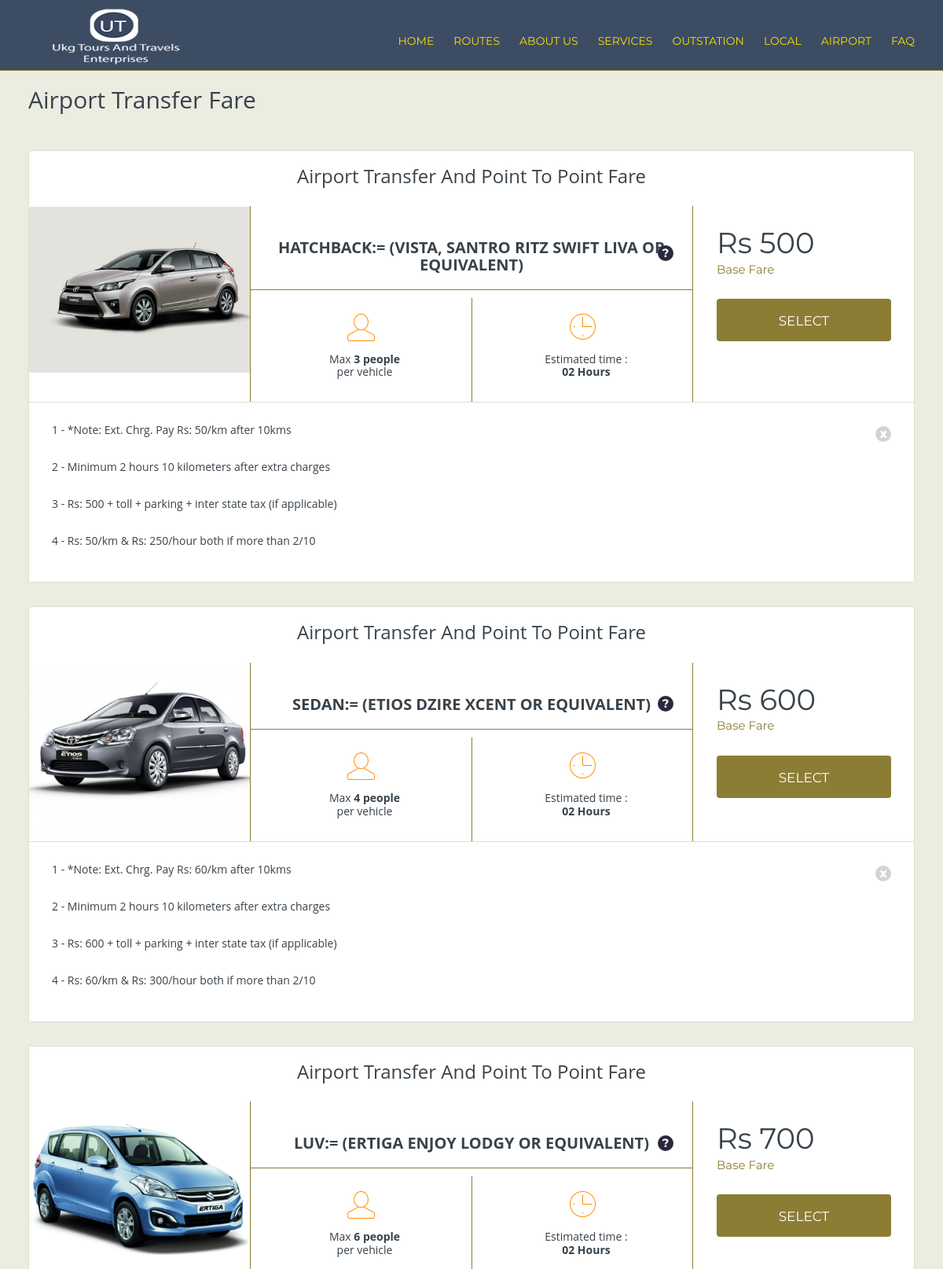
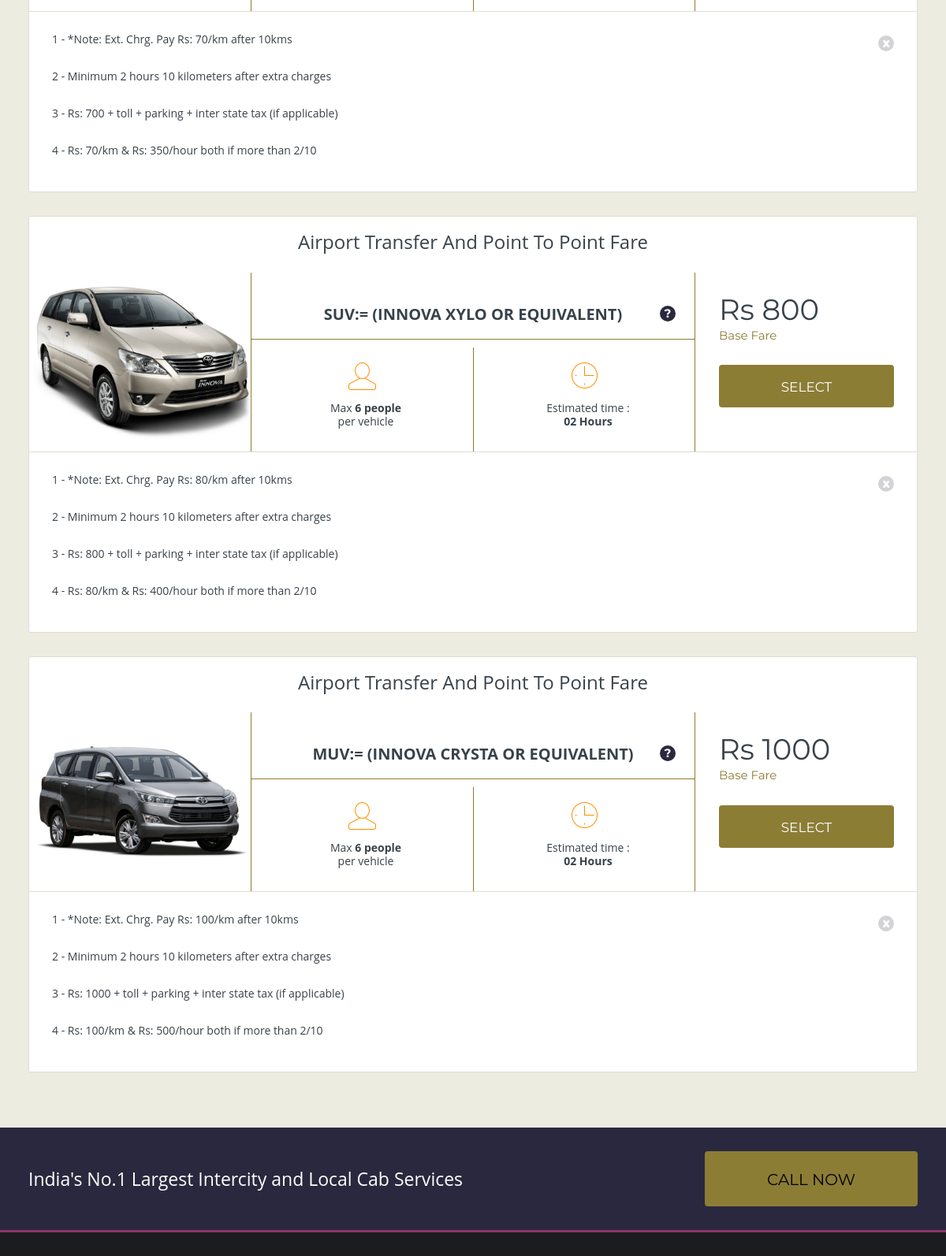
The app's page /airport-fare.php (upper part) with its own data (2 pictures, top to bottom).
### tables this page shows
CREATE TABLE `airportfare` (
  `id` int(11) NOT NULL,
  `package_name` varchar(300) DEFAULT NULL,
  `cabtype` varchar(100) DEFAULT NULL,
  `car` varchar(100) DEFAULT NULL,
  `cab_rate` int(11) DEFAULT NULL,
  `distance` varchar(100) DEFAULT NULL,
  `micro_fare` varchar(100) DEFAULT NULL,
  `details` varchar(500) DEFAULT NULL,
  `rates` varchar(300) DEFAULT NULL,
  `min_fare` varchar(300) DEFAULT NULL,
  `travel_time` varchar(100) DEFAULT NULL,
  `exkm_rate` int(11) DEFAULT NULL,
  `exhour_rate` int(11) DEFAULT NULL,
  `luggage` int(11) DEFAULT NULL,
  `person` int(11) DEFAULT NULL,
  `image` varchar(100) NOT NULL
);

### airport-fare.php (the view, shortened to what this page needs)
<?php
include_once('inc/db-con.php');
?>
<!DOCTYPE html>
<html>
  <head>
	<link rel="stylesheet" href="css/theme-new.css" />
	<link rel="stylesheet" href="css/style.css" />
	<link rel="stylesheet" href="css/animate.css" />
	<link rel="stylesheet" href="css/whatsapp.css" />
	<link rel="stylesheet" href="css/topbutton.css" />
	<link rel="stylesheet" href="css/bootstrap.css">
    <link rel="stylesheet" href="css/fonts.css">
    <link rel="stylesheet" href="https://cdnjs.cloudflare.com/ajax/libs/font-awesome/4.7.0/css/font-awesome.min.css">
  </head>
  <body>
	   <?php include_once('inc/header.php'); ?>
	<main class="main" role="main">
		<div class="wrap">
			<div class="row">
				<div class="full-width content">
					<h2>Airport Transfer Fare</h2>
				<form action="booking-details.php" method="post" >
					<div class="results">
						<?php
						  $rs = $mysqli->query("select * from airportfare");
						  while($res = $rs->fetch_assoc()){
						  $cabtype = $res['cabtype'];
						  $car = $res['car'];
						  $cab_rate = $res['cab_rate'];
						  $person = $res['person'];
						  $distance = $res['distance'];
						  $package_name = $res['package_name'];
						  $details = $res['details'];
						  $rates = $res['rates'];
						  $min_fare = $res['min_fare'];
						  $micro_fare = $res['micro_fare'];
						  $travel_time = $res['travel_time'];
						  $image = $res['image'];
						?>
						<article class="result">
							<h3 class="text-center"><?php echo $package_name; ?></h3>
							<div class="one-fourth heightfix"><img src="images/<?php echo $image; ?>" alt="Taxi" /></div>
							<div class="one-half heightfix">
								<h3 style="font-size: 20px;"><?php echo $car; ?> <a href="javascript:void(0)" class="trigger color" title="Read more">?</a></h3>
								<ul>
									<li>
										<span class="ico people"></span>
										<p>Max <strong><?php echo $person; ?> people</strong> <br/>per vehicle</p>
									</li>
									<li>
										<span class="ico time"></span>
										<p>Estimated time :<br/> <strong><?php echo $travel_time; ?></strong></p>
									</li>
								</ul>
							</div>
							<div class="one-fourth heightfix">
								<div>
									<div class="price">Rs <?php echo $cab_rate; ?> </div>
									<span class="meta">Base Fare</span>
									<a href="airport.php?cab_type=<?php echo $cabtype; ?>" class="btn grey large">select</a>
								</div>
							</div>
							<div class="full-width information">
								<a href="javascript:void(0)" class="close color" title="Close">x</a>
								<p>1 - <?php echo "*Note: Ext. Chrg. Pay ".$micro_fare." after  "; ?> <?php echo $distance; ?></p>
								<p>2 - <?php echo $min_fare; ?></p>
								<p>3 - <?php echo $details; ?></p>
								<p>4 - <?php echo $rates; ?></p>
							</div>
						</article>
						<?php }  ?>
					</div>
				  </form>
				</div>
			</div>
		</div>
		<div class="color cta">
			<div class="wrap">
				<p class="wow fadeInLeft">India's No.1 Largest Intercity and Local Cab Services</p>
				<a href="tel:+919820439169" class="btn huge black right wow fadeInRight">Call Now</a>
			</div>
		</div>
	</main>
	     <?php include_once('inc/footer.php'); ?>
  </body>
</html>

### css/theme-new.css (style rules this page uses)
html { -webkit-tap-highlight-color: #000000; }
a, .more, .services.boxed .details h4 a:hover, .services.iconic h3, .content a, .description a:hover, .description a:focus, .microlocations p a:hover, .microlocations p a:focus, .hentry .entry-content h2 a:hover, .hentry .entry-content h2 a:focus, .footer .contact-data a:hover, .footer .contact-data a:focus, .xdsoft_datetimepicker .xdsoft_calendar td.xdsoft_today, .faqs .expanded, .faqs .expanded:after { color: #ffffff; }
.color, .pager a.current, .pager a:hover, .pager a:focus, table.hover tr:hover td, .tabs li.active a, .social li:hover, .data th, .tabs li a:hover, .tabs li a:focus, .xdsoft_datetimepicker .xdsoft_calendar td.xdsoft_default, .xdsoft_datetimepicker .xdsoft_calendar td.xdsoft_current, .xdsoft_datetimepicker .xdsoft_timepicker .xdsoft_time_box >div >div.xdsoft_current, .xdsoft_datetimepicker .xdsoft_label > .xdsoft_select > div > .xdsoft_option.xdsoft_current, .xdsoft_datetimepicker .xdsoft_label > .xdsoft_select > div > .xdsoft_option:hover, .slicknav_menu .slicknav_icon-bar { background-color: #2a283e; }
.people { background-image:url(../images/icons-orange.png) !important;background-position:0 -30px; }
.time { background-image:url(../images/icons-orange.png) !important;background-position:-80px -30px; }

### airport-fare.php (style rules this page uses)
.main { padding-bottom: 0px; background-color:#ecece1; color:#38424a; }

### records on screen
airportfare: package_name "Airport Transfer And Point To Point Fare", image (picture), car "HATCHBACK:= (VISTA, SANTRO RITZ SWIFT LIVA OR EQUIVALENT)", person "3", travel_time "02 Hours", cab_rate "500", micro_fare "Rs: 50/km", distance "10kms", min_fare "Minimum 2 hours 10 kilometers after extra charges", details "Rs: 500 + toll + parking + inter state tax (if applicable)", rates "Rs: 50/km & Rs: 250/hour both if more than 2/10"
airportfare: package_name "Airport Transfer And Point To Point Fare", image (picture), car "SEDAN:= (ETIOS DZIRE XCENT OR EQUIVALENT)", person "4", travel_time "02 Hours", cab_rate "600", micro_fare "Rs: 60/km", distance "10kms", min_fare "Minimum 2 hours 10 kilometers after extra charges", details "Rs: 600 + toll + parking + inter state tax (if applicable)", rates "Rs: 60/km & Rs: 300/hour both if more than 2/10"
airportfare: package_name "Airport Transfer And Point To Point Fare", image (picture), car "LUV:= (ERTIGA ENJOY LODGY OR EQUIVALENT)", person "6", travel_time "02 Hours", cab_rate "700", micro_fare "Rs: 70/km", distance "10kms", min_fare "Minimum 2 hours 10 kilometers after extra charges", details "Rs: 700 + toll + parking + inter state tax (if applicable)", rates "Rs: 70/km & Rs: 350/hour both if more than 2/10"
airportfare: package_name "Airport Transfer And Point To Point Fare", image (picture), car "SUV:= (INNOVA XYLO OR EQUIVALENT)", person "6", travel_time "02 Hours", cab_rate "800", micro_fare "Rs: 80/km", distance "10kms", min_fare "Minimum 2 hours 10 kilometers after extra charges", details "Rs: 800 + toll + parking + inter state tax (if applicable)", rates "Rs: 80/km & Rs: 400/hour both if more than 2/10"
airportfare: package_name "Airport Transfer And Point To Point Fare", image (picture), car "MUV:= (INNOVA CRYSTA OR EQUIVALENT)", person "6", travel_time "02 Hours", cab_rate "1000", micro_fare "Rs: 100/km", distance "10kms", min_fare "Minimum 2 hours 10 kilometers after extra charges", details "Rs: 1000 + toll + parking + inter state tax (if applicable)", rates "Rs: 100/km & Rs: 500/hour both if more than 2/10"
